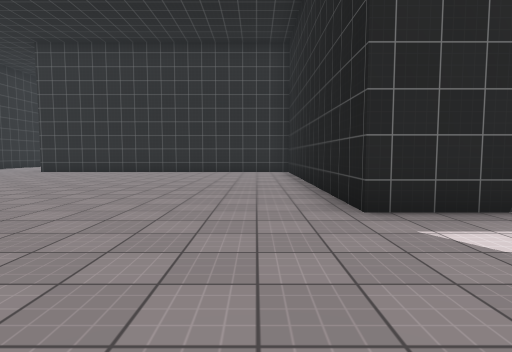
view 1 (above)

24 first-person views from a walk through a Unity game level. The camera is 1.3 m above the floor, tilts 4° down and sees 80° across. The floor is counted in squares, 2 m on a side. Each view is taken from the middle of a square. On the plan, view 1 faces up. The plan holds only what a view shows up to about 10 squares ahead; the rest is blank. The place goes on beyond the plan. Surface patterns are stand-ins for the level's own textures.

view 2
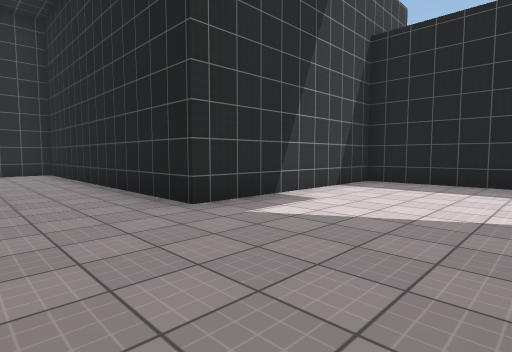

view 3
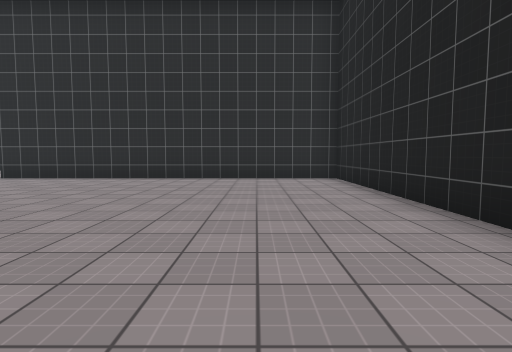

view 4
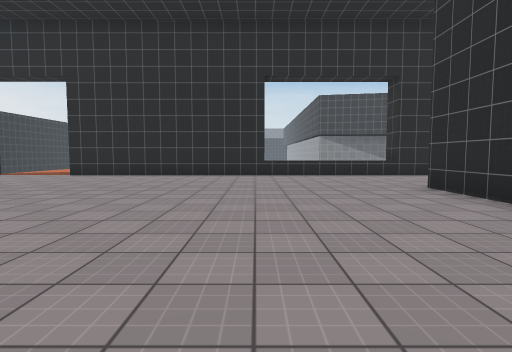

view 5
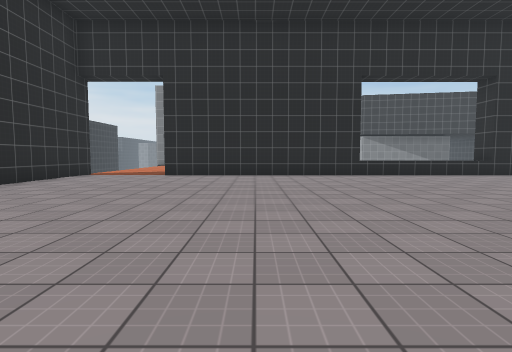

view 6
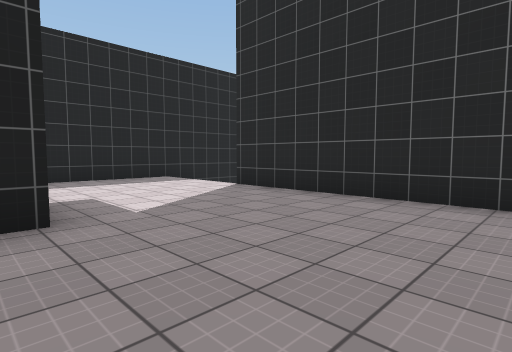

view 7
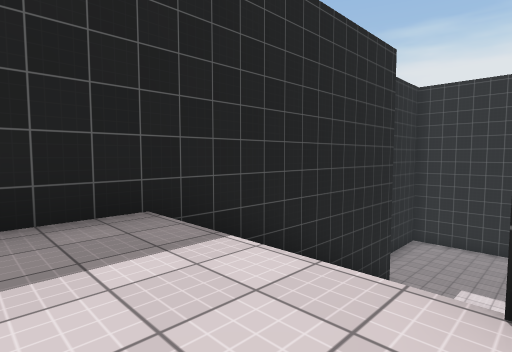

view 8
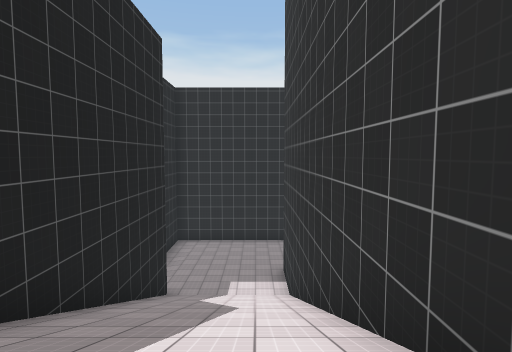

view 9
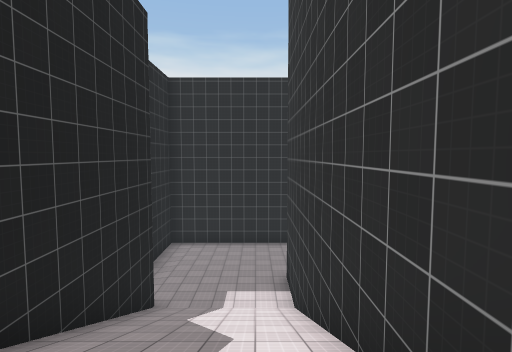

view 10
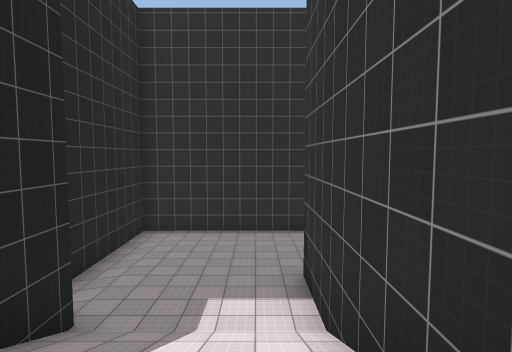

view 11
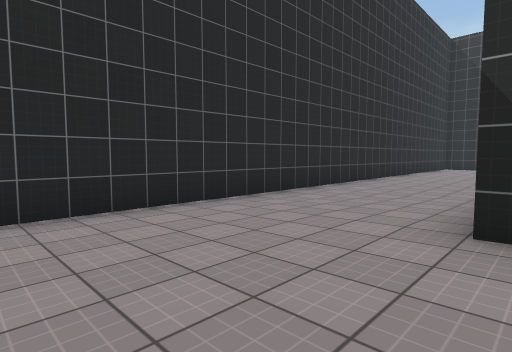

view 12
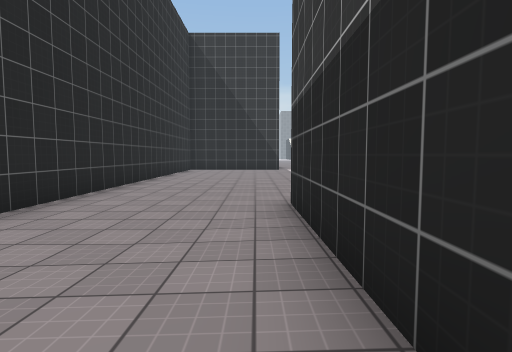

view 13
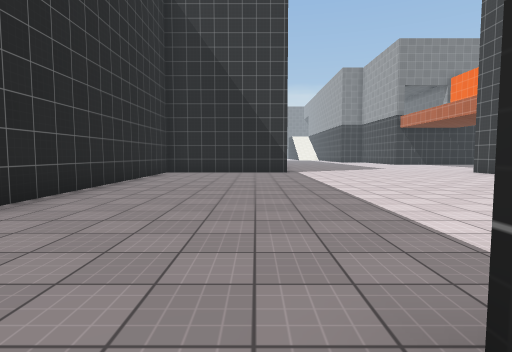

view 14
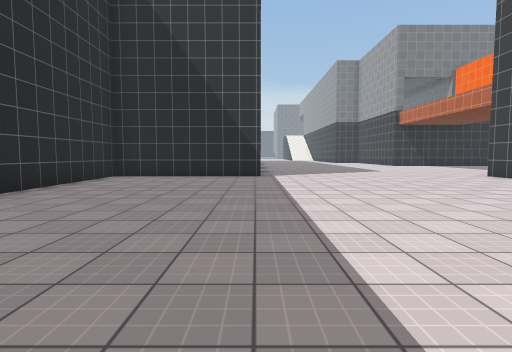

view 15
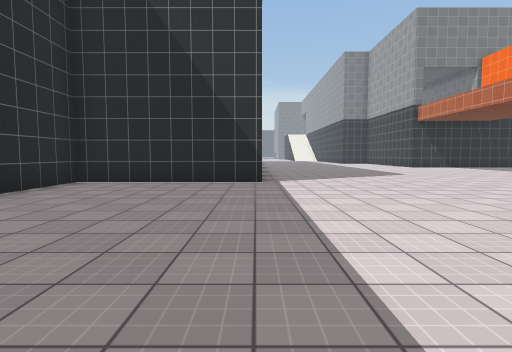

view 16
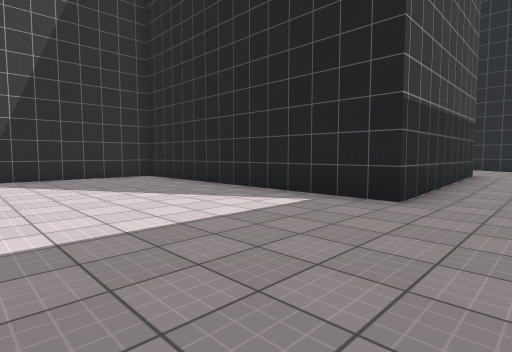

view 17
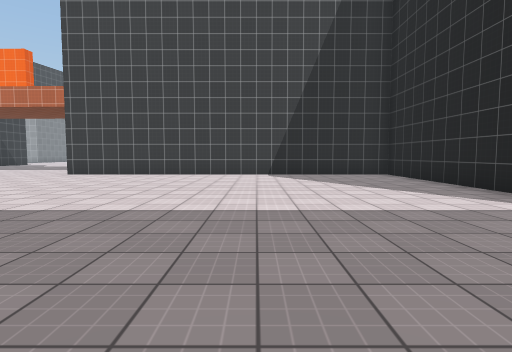

view 18
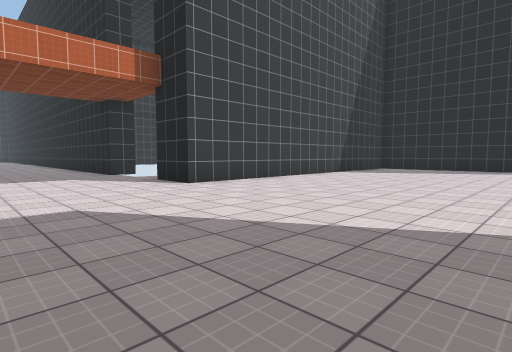

view 19
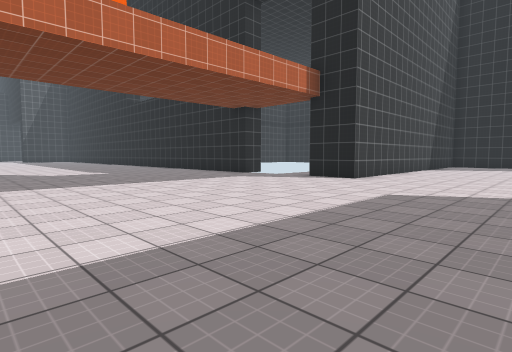

view 20
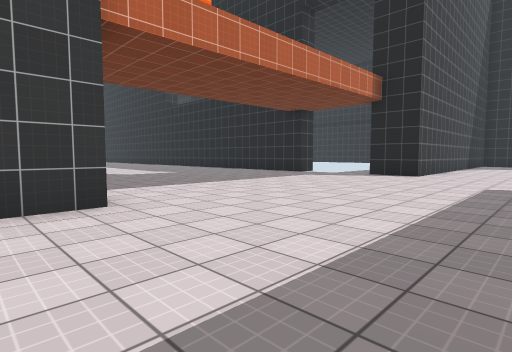

view 21
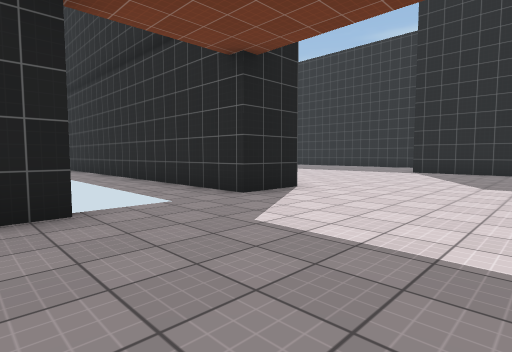

view 22
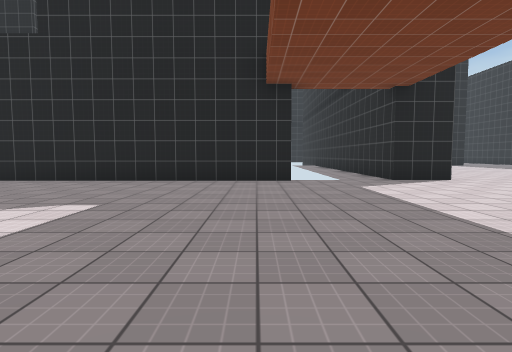

view 23
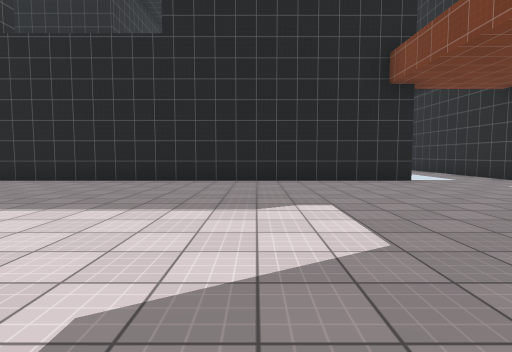

view 24
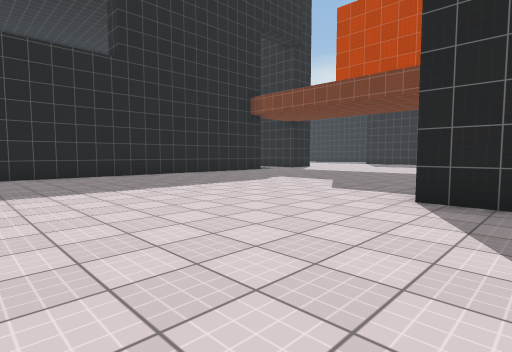

### Floor plan
Key: @ floor where view 1 was taken; # wall or solid block; . main floor; : floor 0.25 m higher than the main floor; + floor 6.25 m higher than the main floor; / step, stairs or slope; = window, fence, low wall or low ledge.
Columns run from 22 left of view 1 to 8 right of it. Each row starts with its distance up from view 1.
 12 ......   .=+++###########
 11 ..........=+++++++++++++#
 10 ..........=+++++++++++++#
  9 ..........=+++++++++++++#
  8 ..........#+++++++++++++#
  7  +........#+++++++++++++#
  6   ........#+++++++++++++#
  5   ........#+++++++++++++#
  4    .......#+++++++++++++######
  3   ........#++++++++++++++++++#
  2   ......../+++++++  +++++++++#
  1   ........///////   /++++++++#
  0   ................  .+@++++++#
 -1 ##........########  ######///#
 -2 ..........############   #///#
 -3 .....................#   #///#
 -4 .....................#   #///#
 -5 .....................#   #///#
 -6   ...................#   #///#
 -7       ...............#   #///#
 -8       ...............#   #:::/
 -9        ###...........#####:::/
-10          #..............:::::.#
-11          #...............::::.#
-12          #....................#
-13          #....................#
-14          ######################

Where each view was taken, in squares from view 1:
view 1: 0 up, 0 right, facing up
view 2: 0 up, 1 left, facing up-right
view 3: 3 up, 1 left, facing up
view 4: 8 up, 2 left, facing left
view 5: 5 up, 2 left, facing left
view 6: 4 up, 2 left, facing down-right
view 7: 1 up, 3 right, facing down-right
view 8: 0 up, 4 right, facing down
view 9: 1 down, 4 right, facing down
view 10: 4 down, 4 right, facing down
view 11: 9 down, 6 right, facing down-left
view 12: 10 down, 3 right, facing left
view 13: 10 down, 1 left, facing left
view 14: 9 down, 3 left, facing left
view 15: 9 down, 5 left, facing left
view 16: 11 down, 6 left, facing up-right
view 17: 12 down, 6 left, facing up
view 18: 8 down, 16 left, facing up-right
view 19: 6 down, 20 left, facing up-right
view 20: 5 down, 22 left, facing up-right
view 21: 3 up, 16 left, facing down-right
view 22: 3 up, 20 left, facing right
view 23: 6 up, 20 left, facing right
view 24: 12 up, 22 left, facing down-right
